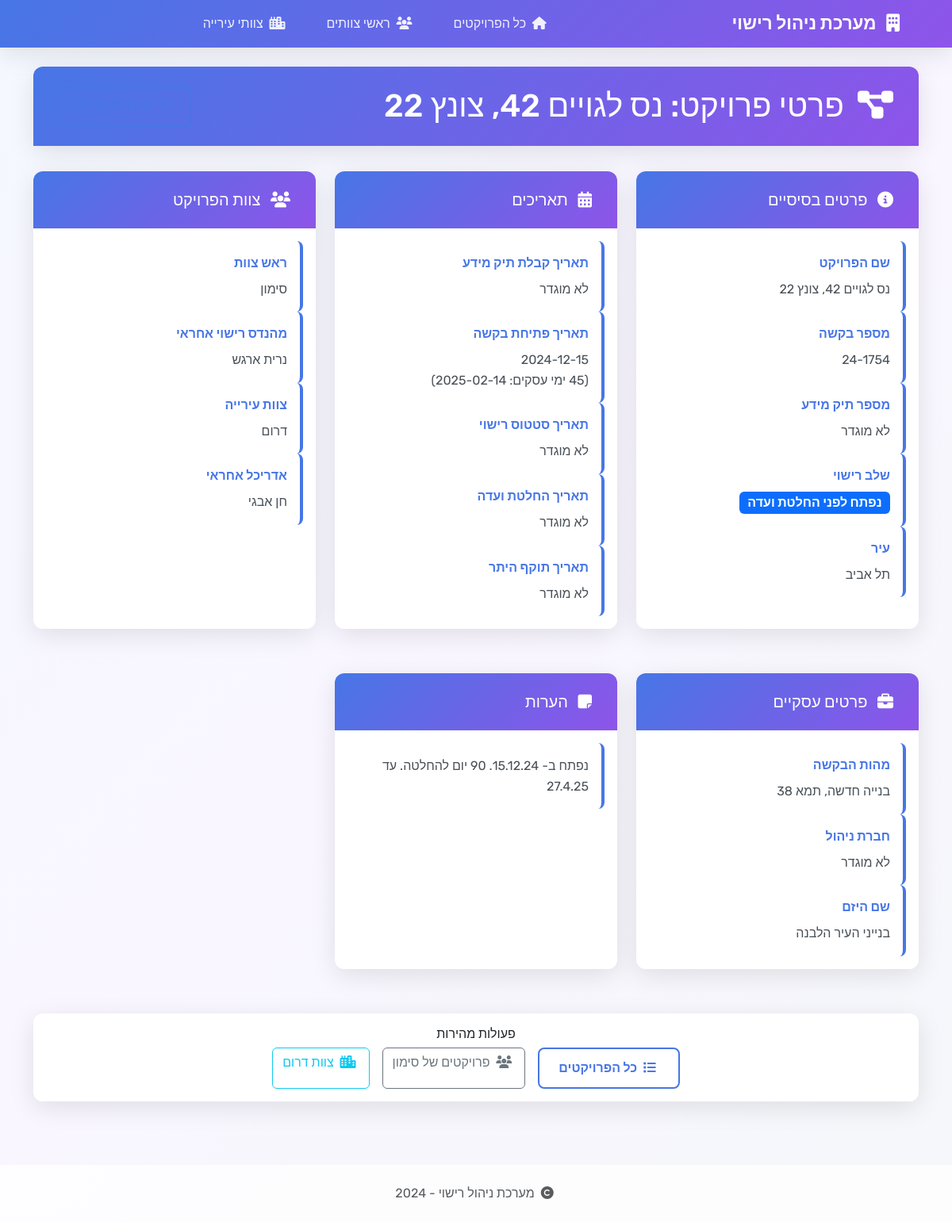
The page /project/170 on the database as committed earlier.
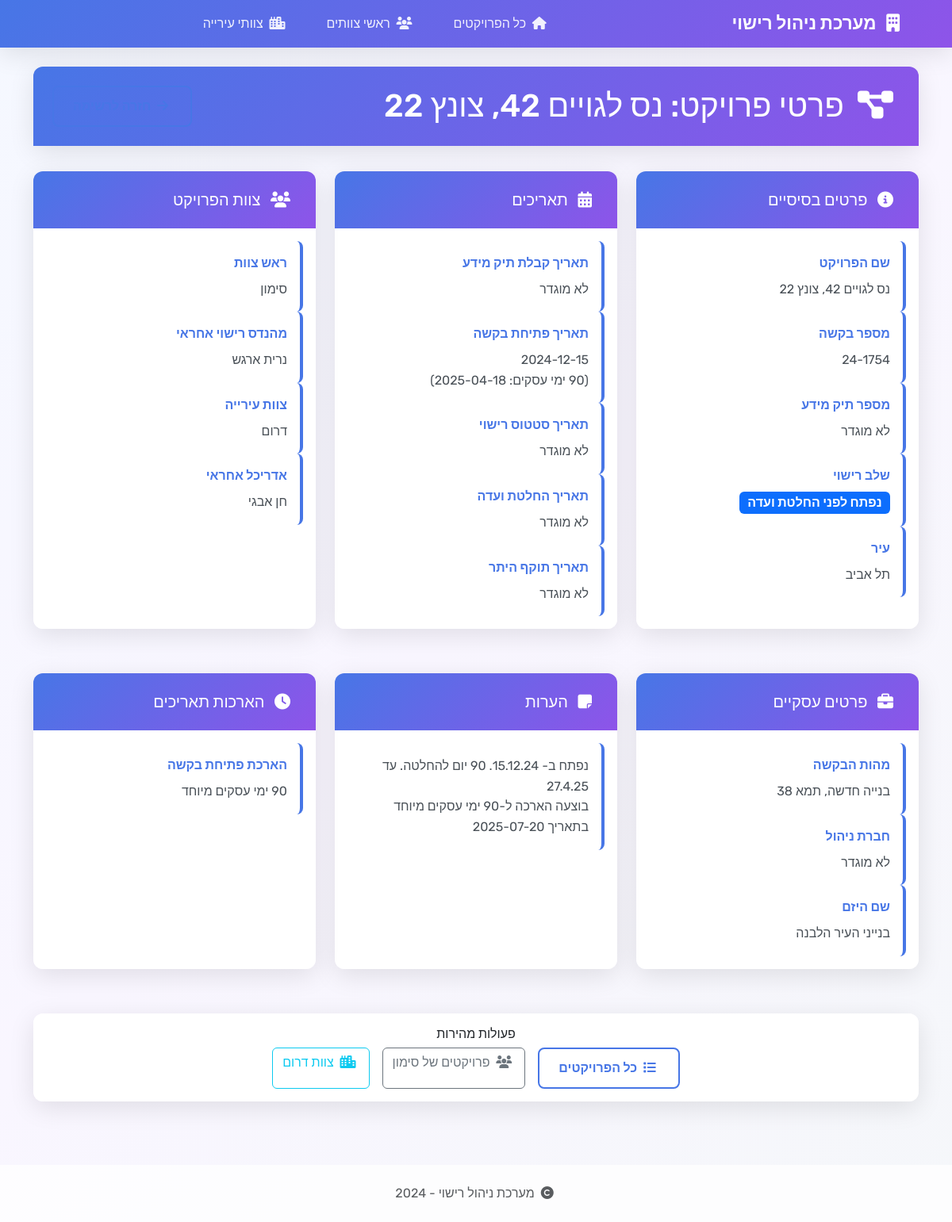
The same page on the database as committed later.
### tables this page shows
CREATE TABLE projects (
                id INTEGER PRIMARY KEY AUTOINCREMENT,
                project_name TEXT NOT NULL,
                request_number TEXT NOT NULL,
                date TEXT NOT NULL,
                team_leader TEXT NOT NULL,
                stage TEXT NOT NULL
            , request_date TEXT, opening_date TEXT, notes TEXT, licensing_engineer TEXT, request_types TEXT, engineer TEXT, info_file_number TEXT, status_date TEXT, management_company TEXT, entrepreneur_name TEXT, architect TEXT, city TEXT, city_team TEXT, committee_date TEXT, permit_validity_date TEXT, info_date_extension INTEGER DEFAULT 0, opening_date_extension INTEGER DEFAULT 0, status_date_extension INTEGER DEFAULT 0, committee_date_extension INTEGER DEFAULT 0, permit_validity_date_extension INTEGER DEFAULT 0);

### app.py (the view)
@app.route('/project/<int:project_id>')
def project_detail(project_id):
    conn = get_db_connection()
    project = conn.execute("""
        SELECT
            id, project_name, request_number, info_file_number,
            date, opening_date, status_date, committee_date, permit_validity_date,
            team_leader, stage, request_types, engineer, management_company,
            entrepreneur_name, architect, city, notes,
            info_date_extension, opening_date_extension, status_date_extension,
            committee_date_extension, permit_validity_date_extension, city_team
        FROM projects
        WHERE id = ?
    """, (project_id,)).fetchone()
    conn.close()
    if not project:
        return "פרויקט לא נמצא", 404
    project_dict = dict(project)
    if project_dict.get('date'):
        project_dict['formatted_info_date'] = format_date_with_extension(
            project_dict['date'],
            project_dict.get('info_date_extension', 0),
            'info'
        )
    if project_dict.get('opening_date'):
        project_dict['formatted_opening_date'] = format_date_with_extension(
            project_dict['opening_date'],
            project_dict.get('opening_date_extension', 0),
            'opening'
        )
    if project_dict.get('committee_date'):
        project_dict['formatted_committee_date'] = format_date_with_extension(
            project_dict['committee_date'],
            project_dict.get('committee_date_extension', 0),
            'committee'
        )
    if project_dict.get('permit_validity_date'):
        project_dict['formatted_permit_date'] = format_date_with_extension(
            project_dict['permit_validity_date'],
            project_dict.get('permit_validity_date_extension', 0),
            'permit'
        )
    return render_template('project_detail.html', project=project_dict)

### app.py (called while the page is built)
def get_db_connection():
    conn = sqlite3.connect(DATABASE_PATH)
    conn.row_factory = sqlite3.Row
    return conn

def calculate_base_date_by_type(original_date, field_type):
    if field_type == 'opening':
        business_target = calculate_business_days(original_date.strftime('%Y-%m-%d'), 45)
        return datetime.strptime(business_target, '%Y-%m-%d') if business_target else original_date + timedelta(days=180)
    elif field_type in ['info', 'committee']:
        return original_date + timedelta(days=730)
    elif field_type == 'permit':
        return original_date + timedelta(days=1095)
    else:
        return original_date + timedelta(days=180)

### templates/project_detail.html (shortened to what the changed rows need)
{% extends "base.html" %}
{% block content %}
<div class="row">
    <div class="col-12">
        <div class="card">
            <div class="card-header d-flex justify-content-between align-items-center">
                <h1 class="mb-0">
                    <i class="fas fa-project-diagram me-2"></i>
                    פרטי פרויקט: {{ project.project_name }}
                </h1>
                <a href="{{ url_for('index') }}" class="btn btn-outline-primary">
                    <i class="fas fa-arrow-right me-1"></i>
                </a>
            </div>
        </div>
        <div class="project-detail-grid">
            <div class="card">
                <div class="card-body">
                    <div class="detail-item">
                        <div class="detail-label">שם הפרויקט</div>
                        <div class="detail-value">{{ project.project_name or 'לא מוגדר' }}</div>
                    </div>
                    <div class="detail-item">
                        <div class="detail-label">מספר בקשה</div>
                        <div class="detail-value">{{ project.request_number or 'לא מוגדר' }}</div>
                    </div>
                    <div class="detail-item">
                        <div class="detail-label">מספר תיק מידע</div>
                        <div class="detail-value">{{ project.info_file_number or 'לא מוגדר' }}</div>
                    </div>
                    <div class="detail-item">
                        <div class="detail-value">
                            <span class="badge bg-primary fs-6">{{ project.stage or 'לא מוגדר' }}</span>
                        </div>
                    </div>
                    <div class="detail-item">
                        <div class="detail-label">עיר</div>
                        <div class="detail-value">{{ project.city or 'לא מוגדר' }}</div>
                    </div>
                </div>
            </div>
            <div class="card">
                <div class="card-body">
                    <div class="detail-item">
                        <div class="detail-label">תאריך קבלת תיק מידע</div>
                        <div class="detail-value">{{ project.formatted_info_date|safe or project.date or 'לא מוגדר' }}</div>
                    </div>
                    <div class="detail-item">
                        <div class="detail-label">תאריך פתיחת בקשה</div>
                        <div class="detail-value">{{ project.formatted_opening_date|safe or project.opening_date or 'לא מוגדר' }}</div>
                    </div>
                    <div class="detail-item">
                        <div class="detail-label">תאריך סטטוס רישוי</div>
                        <div class="detail-value">{{ project.status_date or 'לא מוגדר' }}</div>
                    </div>
                    <div class="detail-item">
                        <div class="detail-label">תאריך החלטת ועדה</div>
                        <div class="detail-value">{{ project.formatted_committee_date|safe or project.committee_date or 'לא מוגדר' }}</div>
                    </div>
                    <div class="detail-item">
                        <div class="detail-label">תאריך תוקף היתר</div>
                        <div class="detail-value">{{ project.formatted_permit_date|safe or project.permit_validity_date or 'לא מוגדר' }}</div>
                    </div>
                </div>
            </div>
            <div class="card">
                <div class="card-body">
                    <div class="detail-item">
                        <div class="detail-label">ראש צוות</div>
                        <div class="detail-value">{{ project.team_leader or 'לא מוגדר' }}</div>
                    </div>
                    <div class="detail-item">
                        <div class="detail-label">מהנדס רישוי אחראי</div>
                        <div class="detail-value">{{ project.engineer or 'לא מוגדר' }}</div>
                    </div>
                    <div class="detail-item">
                        <div class="detail-label">צוות עירייה</div>
                        <div class="detail-value">{{ project.city_team or 'לא מוגדר' }}</div>
                    </div>
                    <div class="detail-item">
                        <div class="detail-label">אדריכל אחראי</div>
                        <div class="detail-value">{{ project.architect or 'לא מוגדר' }}</div>
                    </div>
                </div>
            </div>
            <div class="card">
                <div class="card-body">
                    <div class="detail-item">
                        <div class="detail-label">מהות הבקשה</div>
                        <div class="detail-value">{{ project.request_types or 'לא מוגדר' }}</div>
                    </div>
                    <div class="detail-item">
                        <div class="detail-label">חברת ניהול</div>
                        <div class="detail-value">{{ project.management_company or 'לא מוגדר' }}</div>
                    </div>
                    <div class="detail-item">
                        <div class="detail-label">שם היזם</div>
                        <div class="detail-value">{{ project.entrepreneur_name or 'לא מוגדר' }}</div>
                    </div>
                </div>
            </div>
            {% if project.notes %}
            <div class="card">
                <div class="card-header">
                    <h5 class="mb-0">
                        <i class="fas fa-sticky-note me-2"></i>
                        הערות
                    </h5>
                </div>
                <div class="card-body">
                    <div class="detail-item">
                        <div class="detail-value" style="white-space: pre-wrap;">{{ project.notes }}</div>
                    </div>
                </div>
            </div>
            {% endif %}
            {% if project.info_date_extension or project.opening_date_extension or project.committee_date_extension or project.permit_validity_date_extension %}
            <div class="card">
                <div class="card-header">
                    <h5 class="mb-0">
                        <i class="fas fa-clock me-2"></i>
                        הארכות תאריכים
                    </h5>
                </div>
                <div class="card-body">
                    {% if project.opening_date_extension and project.opening_date_extension != 0 %}
                    <div class="detail-item">
                        <div class="detail-label">הארכת פתיחת בקשה</div>
                        <div class="detail-value">
                            {% if project.opening_date_extension == -90 %}
                                90 ימי עסקים מיוחד
                            {% elif project.opening_date_extension < -1000 %}
                                {{ (project.opening_date_extension|abs) - 1000 }} ימי עסקים
                            {% elif project.opening_date_extension < -100000000 %}
                                תאריך יעד ספציפי
                            {% else %}
                                {{ project.opening_date_extension }} ימים
                            {% endif %}
                        </div>
                    </div>
                    {% endif %}
                </div>
            </div>
            {% endif %}
        </div>
        <div class="card mt-4">
            <div class="card-body text-center">
                <div class="d-flex justify-content-center gap-3 flex-wrap">
                    <a href="{{ url_for('index') }}" class="btn btn-outline-primary">
                        <i class="fas fa-list me-1"></i>
                        כל הפרויקטים
                    </a>
                    <a href="{{ url_for('team_leaders', team_leader=project.team_leader) }}" class="btn btn-outline-secondary">
                        <i class="fas fa-users me-1"></i>
                        פרויקטים של {{ project.team_leader }}
                    </a>
                    {% if project.city_team %}
                    <a href="{{ url_for('city_teams', city_team=project.city_team) }}" class="btn btn-outline-info">
                        <i class="fas fa-city me-1"></i>
                        צוות {{ project.city_team }}
                    </a>
                    {% endif %}
                </div>
            </div>
        </div>
    </div>
</div>
{% endblock %}

Rows that differ between the two databases and show on the page:
changed projects "נס לגויים 42, צונץ 22": notes "נפתח ב- 15.12.24. 90 יום להחלטה. עד 27.4.25" → "נפתח ב- 15.12.24. 90 יום להחלטה. עד 27.4.25 בוצעה הארכה ל-90 ימי עסקים מיוחד בתאריך 2025-07-20"; opening_date_extension 0 → -90 (drawn)
Other text that changed with them:
text no longer shown: "(45 ימי עסקים: 2025-02-14)"
text now shown: "(90 ימי עסקים: 2025-04-18) הארכות תאריכים הארכת פתיחת בקשה 90 ימי עסקים מיוחד"
